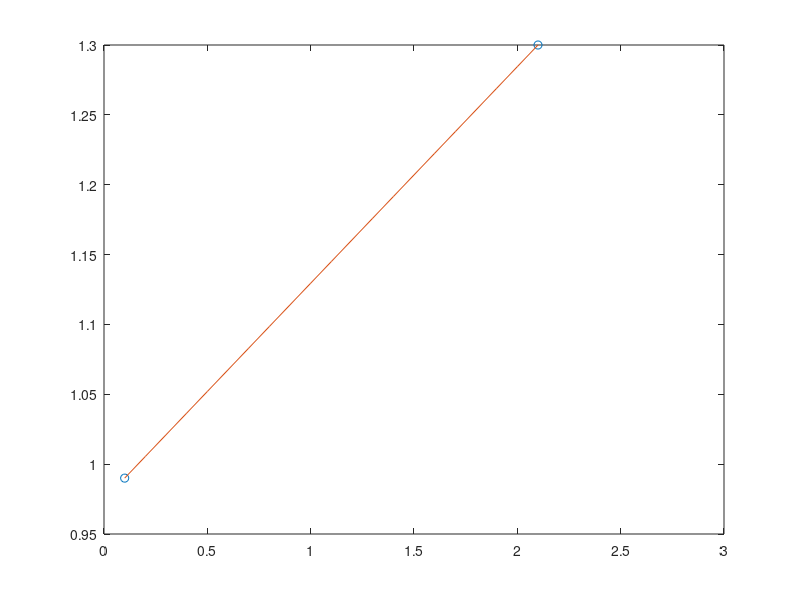

The MATLAB script that drew this image:
% Skript-Beispiel zur Interpolation

xmess   = [0.1 2.1];
ymess   = [0.99 1.3];
xI      = 0:0.1:3;
yI      = interp1(xmess,ymess,xI);
plot(xmess,ymess,'o',xI,yI);